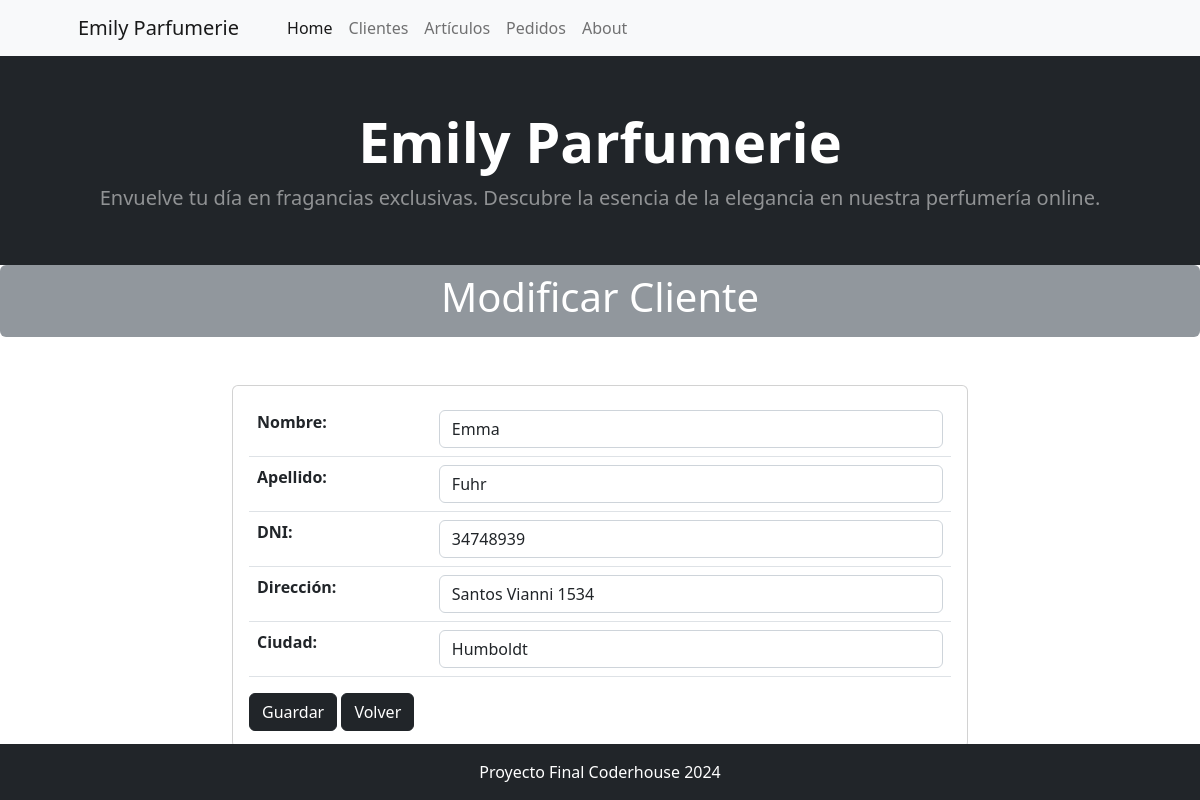
Before: /cliente/cliente/update/1 with the older database file.
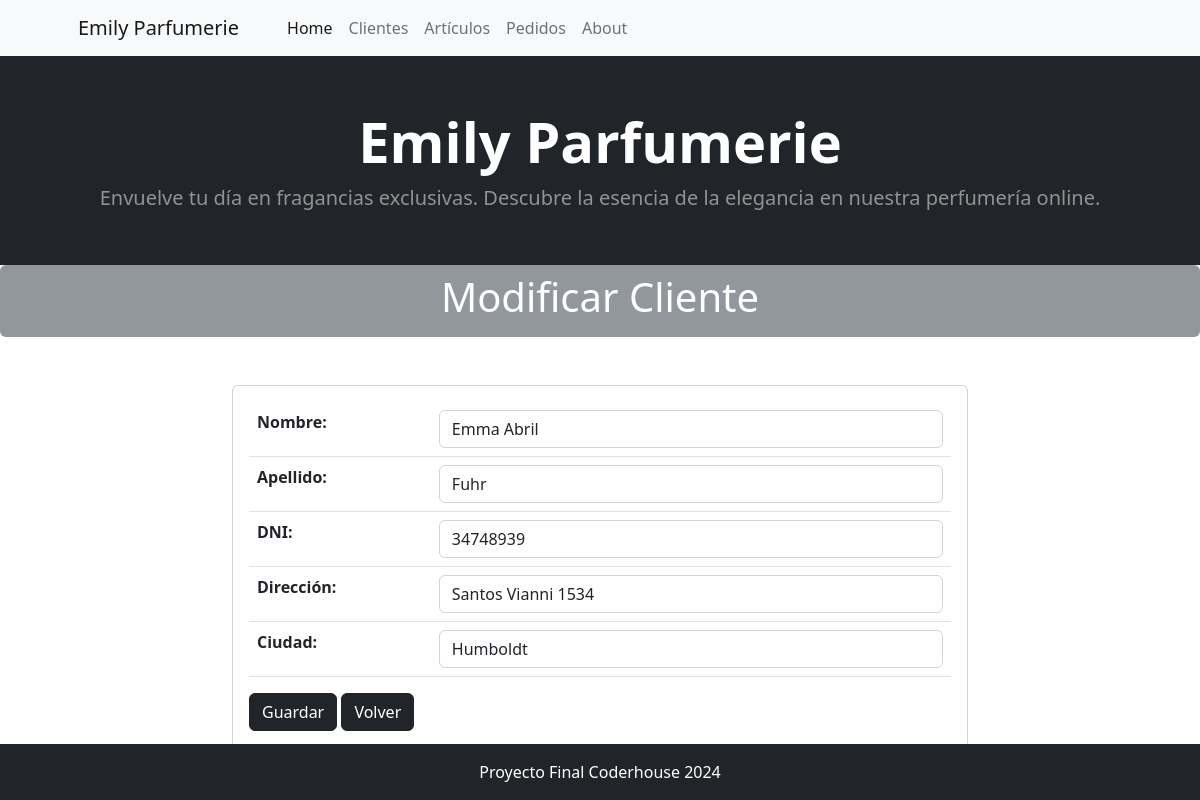
After: the same page with the newer database file.
### cliente/models.py (models this page shows, shortened)
class Cliente(models.Model):
    nombre = models.CharField(max_length=200, verbose_name='Nombre')
    apellido = models.CharField(max_length=200, verbose_name='Apellido')
    dni = models.CharField(max_length=8,verbose_name='DNI', unique=True)
    direccion =  models.CharField(max_length=200, verbose_name='Dirección')
    ciudad =  models.CharField(max_length=200, verbose_name='Ciudad', default='',null=False)
    class Meta:
        verbose_name_plural = "Clientes"
        verbose_name = 'Cliente'

### cliente/views.py (the view)
# urls.py: path("cliente/update/<int:pk>", views.ClienteUpdate.as_view(), name="cliente_update"),
class ClienteUpdate(UpdateView):
    model = models.Cliente
    form_class = forms.ClienteForm
    template_name = "cliente/cliente_update.html"
    success_url = reverse_lazy("cliente:cliente_list")

### cliente/forms.py
class ClienteForm(forms.ModelForm):
    class Meta:
        model = models.Cliente
        fields = '__all__'
        widgets = {
            "nombre": forms.TextInput(attrs={"class": "form-control"}),
            "apellido": forms.TextInput(attrs={"class": "form-control"}),
            "dni": forms.TextInput(attrs={"class": "form-control"}),
            "direccion": forms.TextInput(attrs={"class": "form-control"}),
            "ciudad": forms.TextInput(attrs={"class": "form-control"}),
        }

### cliente/templates/cliente/cliente_update.html (shortened to what this page needs)
{% extends 'core/base.html' %}
{% block titulo %}
    Modificar Cliente
{% endblock titulo %}
{% block contenido %}
<div class="container mt-5">
    <div class="row justify-content-center">
        <div class="col-md-8">
            <div class="card">
                <div class="card-body">
                    <form action="" method="post">
                        <div class="table-responsive">
                            <table class="table">
                                {{ form.as_table }}
                            </table>
                        </div>
                        <button type="submit" class="btn btn-dark">Guardar</button>
                        <a href="{% url 'cliente:cliente_list' %}" class="btn btn-dark">Volver</a>
                    </form>
                </div>
            </div>
        </div>
    </div>
</div>
{% endblock contenido %}

Changed rows visible on the page:
changed Cliente "Fuhr": nombre "Emma" → "Emma Abril"
